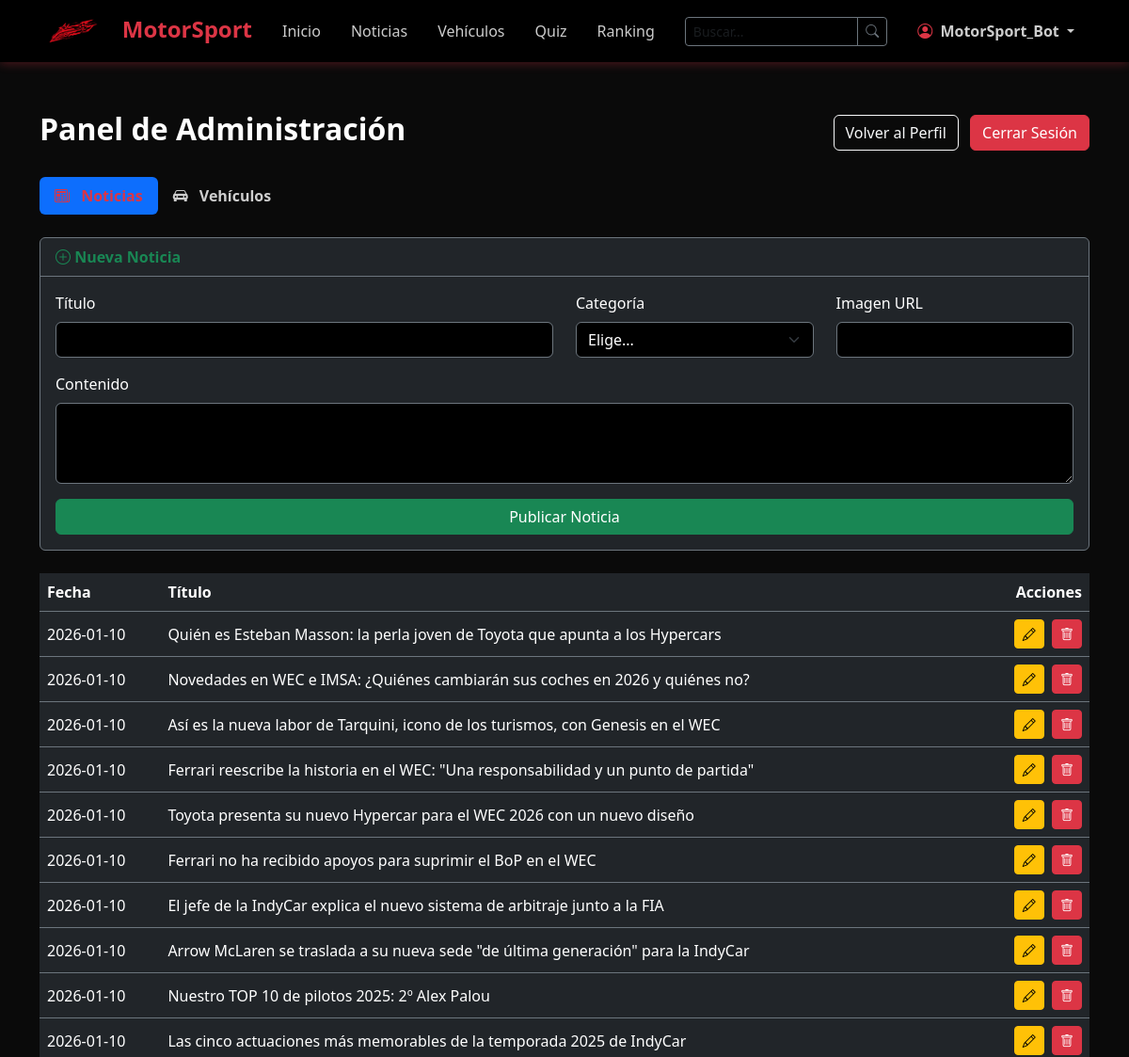
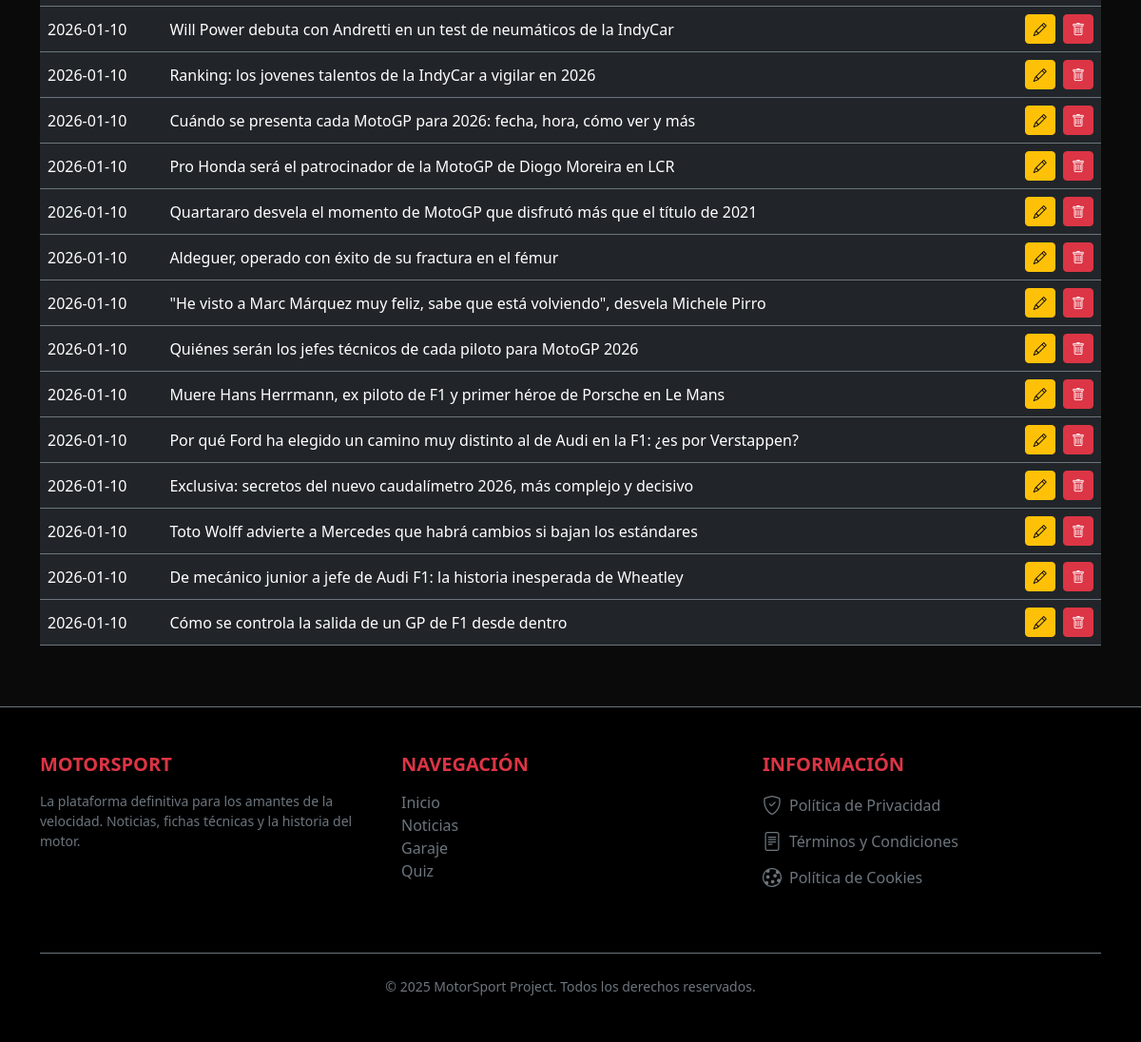
The page /admin (signed in) on the database its author committed (2 pictures, top to bottom).
### models.py (models this page shows, shortened)
class User(UserMixin, db.Model):
    __tablename__ = "users"
    id = db.Column(db.Integer, primary_key=True)
    username = db.Column(db.String(50), unique=True, nullable=False)
    email = db.Column(db.String(120), unique=True, nullable=False)
    password_hash = db.Column(db.String(255), nullable=False)
    role = db.Column(db.Enum("user", "editor", "admin"), default="user")
    settings = db.Column(db.JSON, nullable=True)
    score = db.Column(db.Integer, default=0)
    comments = db.relationship("Comment", backref="author_rel", lazy=True)

class Article(db.Model):
    __tablename__ = "articles"
    id = db.Column(db.Integer, primary_key=True)
    title = db.Column(db.String(255), nullable=False)
    content = db.Column(db.Text, nullable=False)
    image = db.Column(db.String(255))
    date = db.Column(db.DateTime, default=datetime.utcnow)
    author_id = db.Column(db.Integer, db.ForeignKey("users.id"))
    category_id = db.Column(db.Integer, db.ForeignKey("categories.id"))
    comments = db.relationship(
        "Comment", backref="article_rel", lazy=True, cascade="all, delete-orphan"
    )

### app.py (the view)
@app.route("/admin")
@login_required
def admin_panel():
    if current_user.role != "admin":
        flash("Acceso denegado.")
        return redirect(url_for("perfil"))
    noticias = Article.query.order_by(Article.date.desc()).all()
    categorias = Category.query.all()
    vehiculos = Vehicle.query.order_by(Vehicle.id.desc()).all()  # Nuevo
    return render_template(
        "admin.html", noticias=noticias, categorias=categorias, vehiculos=vehiculos
    )

### app.py (called while the page is built)
@login_manager.user_loader
def load_user(user_id):
    return User.query.get(int(user_id))

### templates/admin.html (shortened to what this page needs)
{% extends "base.html" %}
{% block content %}
<div class="container py-5">
    <div class="d-flex justify-content-between align-items-center mb-4">
        <h2 class="text-white fw-bold">Panel de Administración</h2>
        <div>
            <a href="{{ url_for('perfil') }}" class="btn btn-outline-light me-2">Volver al Perfil</a>
            <a href="{{ url_for('logout') }}" class="btn btn-danger">Cerrar Sesión</a>
        </div>
    </div>
    <ul class="nav nav-pills mb-4" id="pills-tab" role="tablist">
        <li class="nav-item" role="presentation">
            <button class="nav-link active fw-bold px-4" id="pills-noticias-tab" data-bs-toggle="pill"
                data-bs-target="#pills-noticias" type="button">
                <i class="bi bi-newspaper me-2"></i> Noticias
            </button>
        </li>
        <li class="nav-item" role="presentation">
            <button class="nav-link fw-bold px-4" id="pills-vehiculos-tab" data-bs-toggle="pill"
                data-bs-target="#pills-vehiculos" type="button">
                <i class="bi bi-car-front-fill me-2"></i> Vehículos
            </button>
        </li>
    </ul>
    <div class="tab-content" id="pills-tabContent">
        <div class="tab-pane fade show active" id="pills-noticias">
            <div class="card bg-dark text-white border-secondary mb-4">
                <div class="card-header border-secondary text-success fw-bold">
                    <i class="bi bi-plus-circle"></i> Nueva Noticia
                </div>
                <div class="card-body">
                    <form action="{{ url_for('crear_noticia') }}" method="POST">
                        <div class="row">
                            <div class="col-md-6 mb-3">
                                <label class="form-label">Título</label>
                                <input type="text" name="titulo"
                                    class="form-control bg-black text-white border-secondary" required>
                            </div>
                            <div class="col-md-3 mb-3">
                                <label class="form-label">Categoría</label>
                                <select name="categoria_id" class="form-select bg-black text-white border-secondary"
                                    required>
                                    <option value="" selected disabled>Elige...</option>
                                </select>
                            </div>
                            <div class="col-md-3 mb-3">
                                <label class="form-label">Imagen URL</label>
                                <input type="text" name="imagen"
                                    class="form-control bg-black text-white border-secondary">
                            </div>
                        </div>
                        <div class="mb-3">
                            <label class="form-label">Contenido</label>
                            <textarea name="contenido" rows="3"
                                class="form-control bg-black text-white border-secondary" required></textarea>
                        </div>
                        <button type="submit" class="btn btn-success w-100">Publicar Noticia</button>
                    </form>
                </div>
            </div>
            <div class="table-responsive">
                <table class="table table-dark table-hover border-secondary align-middle">
                    <thead>
                        <tr>
                            <th>Fecha</th>
                            <th>Título</th>
                            <th class="text-end">Acciones</th>
                        </tr>
                    </thead>
                    <tbody>
                        {% for noticia in noticias %}
                        <tr>
                            <td>{{ noticia.date.strftime('%Y-%m-%d') if noticia.date else '-' }}</td>
                            <td>{{ noticia.title }}</td>
                            <td class="text-end">
                                <a href="{{ url_for('editar_noticia', id=noticia.id) }}"
                                    class="btn btn-sm btn-warning me-1"><i class="bi bi-pencil"></i></a>
                                <a href="{{ url_for('borrar_noticia', id=noticia.id) }}" class="btn btn-sm btn-danger"
                                    onclick="return confirm('¿Borrar?');"><i class="bi bi-trash"></i></a>
                            </td>
                        </tr>
                        {% endfor %}
                    </tbody>
                </table>
            </div>
        </div>
    </div>
</div>
{% endblock %}

### templates/base.html (shortened to what this page needs)
<!DOCTYPE html>
<html lang="es">
<head>
    <link href="https://cdn.jsdelivr.net/npm/bootstrap@5.3.2/dist/css/bootstrap.min.css" rel="stylesheet">
    <link rel="stylesheet" href="https://cdn.jsdelivr.net/npm/bootstrap-icons@1.11.1/font/bootstrap-icons.css">
</head>
<body>
    <nav class="navbar navbar-expand-lg navbar-dark fixed-top">
        <div class="container">
            <a class="navbar-brand" href="{{ url_for('home') }}">
                <img src="{{ url_for('static', filename='images/logo.png') }}" alt="MotorSport"
                    style="height:40px; margin-right:10px;">
                <span>MotorSport</span>
            </a>
            <div class="collapse navbar-collapse" id="navbarNav">
                <ul class="navbar-nav mx-auto align-items-center">
                    <li class="nav-item">
                        <a class="nav-link {% if request.endpoint == 'home' %}active{% endif %}"
                            href="{{ url_for('home') }}">Inicio</a>
                    </li>
                    <li class="nav-item">
                        <a class="nav-link {% if request.endpoint == 'noticias' %}active{% endif %}"
                            href="{{ url_for('noticias') }}">Noticias</a>
                    </li>
                    <li class="nav-item">
                        <a class="nav-link {% if request.endpoint == 'vehiculos' %}active{% endif %}"
                            href="{{ url_for('vehiculos') }}">Vehículos</a>
                    </li>
                    <li class="nav-item">
                        <a class="nav-link {% if request.endpoint == 'quiz' %}active{% endif %}"
                            href="{{ url_for('quiz') }}">Quiz</a>
                    </li>
                    <li class="nav-item">
                        <a class="nav-link {% if request.endpoint == 'ranking' %}active{% endif %}"
                            href="{{ url_for('ranking') }}">Ranking</a>
                    </li>
                </ul>
                <form class="d-flex mx-3" action="{{ url_for('buscar') }}" method="GET">
                    <div class="input-group">
                        <input class="form-control form-control-sm bg-black text-white border-secondary" type="search"
                            name="q" placeholder="Buscar..." aria-label="Search">
                        <button class="btn btn-sm btn-outline-secondary" type="submit">
                            <i class="bi bi-search"></i>
                        </button>
                    </div>
                </form>
                <ul class="navbar-nav align-items-center">
                    {% if current_user.is_authenticated %}
                    <li class="nav-item dropdown">
                        <a class="nav-link dropdown-toggle btn btn-outline-dark border-0 text-white" href="#"
                            role="button" data-bs-toggle="dropdown">
                            <i class="bi bi-person-circle text-danger"></i>
                            <span class="fw-bold ms-1">{{ current_user.username }}</span>
                        </a>
                    </li>
                    {% else %}
                    <li class="nav-item">
                        <a class="btn btn-danger btn-sm px-4 rounded-pill fw-bold" href="{{ url_for('login') }}">
                            Acceder
                        </a>
                    </li>
                    {% endif %}
                </ul>
            </div>
        </div>
    </nav>
    <div style="padding-top: 70px; flex: 1;">
        {% block content %}{% endblock %}
    </div>
    <footer class="bg-black text-white border-top border-secondary mt-auto py-5">
        <div class="container">
            <div class="row gy-4">
                <div class="col-lg-4 col-md-6">
                    <h5 class="text-danger fw-bold text-uppercase mb-3">MotorSport</h5>
                    <p class="small text-secondary">
                        La plataforma definitiva para los amantes de la velocidad.
                        Noticias, fichas técnicas y la historia del motor.
                    </p>
                </div>
                <div class="col-lg-4 col-md-6">
                    <h5 class="text-danger fw-bold text-uppercase mb-3">Navegación</h5>
                    <ul class="list-unstyled text-secondary">
                        <li><a href="{{ url_for('home') }}"
                                class="text-decoration-none text-secondary hover-white">Inicio</a></li>
                        <li><a href="{{ url_for('noticias') }}"
                                class="text-decoration-none text-secondary hover-white">Noticias</a></li>
                        <li><a href="{{ url_for('vehiculos') }}"
                                class="text-decoration-none text-secondary hover-white">Garaje</a></li>
                        <li><a href="{{ url_for('quiz') }}"
                                class="text-decoration-none text-secondary hover-white">Quiz</a></li>
                    </ul>
                </div>
                <div class="col-lg-4 col-md-12">
                    <h5 class="text-danger fw-bold text-uppercase mb-3">INFORMACIÓN</h5>
                    <ul class="list-unstyled">
                        <li class="mb-2">
                            <a href="{{ url_for('privacidad') }}"
                                class="text-decoration-none text-secondary d-flex align-items-center gap-2 hover-white">
                                <i class="bi bi-shield-check fs-5"></i> Política de Privacidad
                            </a>
                        </li>
                        <li class="mb-2">
                            <a href="{{ url_for('terminos') }}"
                                class="text-decoration-none text-secondary d-flex align-items-center gap-2 hover-white">
                                <i class="bi bi-file-text fs-5"></i> Términos y Condiciones
                            </a>
                        </li>
                        <li class="mb-2">
                            <a href="{{ url_for('cookies') }}"
                                class="text-decoration-none text-secondary d-flex align-items-center gap-2 hover-white">
                                <i class="bi bi-cookie fs-5"></i> Política de Cookies
                            </a>
                        </li>
                    </ul>
                </div>
            </div>
            <div class="text-center text-secondary small mt-5 border-top border-secondary pt-4">
                &copy; 2025 MotorSport Project. Todos los derechos reservados.
            </div>
        </div>
    </footer>
</body>
</html>

### templates/base.html (style rules this page uses)
:root { --primary-color: #dc3545; --secondary-color: #212529; --accent-color: #ffc107; }
body { font-family: 'Segoe UI', Tahoma, Geneva, Verdana, sans-serif; background-color: #0a0a0a; color: #ffffff; min-height: 100vh; display: flex; flex-direction: column; }
.navbar { background-color: rgba(0, 0, 0, 0.95) !important; backdrop-filter: blur(10px); box-shadow: 0 2px 10px rgba(220, 53, 69, 0.3); }
.navbar-brand { font-weight: bold; font-size: 1.5rem; color: var(--primary-color) !important; }
.nav-link { color: rgba(255, 255, 255, 0.8) !important; transition: color 0.3s; padding-left: 1rem !important; padding-right: 1rem !important; }
.nav-link:hover, .nav-link.active { color: var(--primary-color) !important; }
footer { background-color: #050505; border-top: 1px solid #333; margin-top: auto; padding-top: 60px; }

### rows shown on the page
User: username "MotorSport_Bot"
Article: date "2026-01-10", title "Quién es Esteban Masson: la perla joven de Toyota que apunta a los Hypercars"
Article: date "2026-01-10", title "Novedades en WEC e IMSA: ¿Quiénes cambiarán sus coches en 2026 y quiénes no?"
Article: date "2026-01-10", title "Así es la nueva labor de Tarquini, icono de los turismos, con Genesis en el WEC"
Article: date "2026-01-10", title "Ferrari reescribe la historia en el WEC: \"Una responsabilidad y un punto de partida\""
Article: date "2026-01-10", title "Toyota presenta su nuevo Hypercar para el WEC 2026 con un nuevo diseño"
Article: date "2026-01-10", title "Ferrari no ha recibido apoyos para suprimir el BoP en el WEC"
Article: date "2026-01-10", title "El jefe de la IndyCar explica el nuevo sistema de arbitraje junto a la FIA"
Article: date "2026-01-10", title "Arrow McLaren se traslada a su nueva sede \"de última generación\" para la IndyCar"
Article: date "2026-01-10", title "Nuestro TOP 10 de pilotos 2025: 2º Alex Palou"
Article: date "2026-01-10", title "Las cinco actuaciones más memorables de la temporada 2025 de IndyCar"
Article: date "2026-01-10", title "Will Power debuta con Andretti en un test de neumáticos de la IndyCar"
Article: date "2026-01-10", title "Ranking: los jovenes talentos de la IndyCar a vigilar en 2026"
Article: date "2026-01-10", title "Cuándo se presenta cada MotoGP para 2026: fecha, hora, cómo ver y más"
Article: date "2026-01-10", title "Pro Honda será el patrocinador de la MotoGP de Diogo Moreira en LCR"
Article: date "2026-01-10", title "Quartararo desvela el momento de MotoGP que disfrutó más que el título de 2021"
Article: date "2026-01-10", title "Aldeguer, operado con éxito de su fractura en el fémur"
Article: date "2026-01-10", title "\"He visto a Marc Márquez muy feliz, sabe que está volviendo\", desvela Michele Pirro"
Article: date "2026-01-10", title "Quiénes serán los jefes técnicos de cada piloto para MotoGP 2026"
Article: date "2026-01-10", title "Muere Hans Herrmann, ex piloto de F1 y primer héroe de Porsche en Le Mans"
Article: date "2026-01-10", title "Por qué Ford ha elegido un camino muy distinto al de Audi en la F1: ¿es por Verstappen?"
Article: date "2026-01-10", title "Exclusiva: secretos del nuevo caudalímetro 2026, más complejo y decisivo"
Article: date "2026-01-10", title "Toto Wolff advierte a Mercedes que habrá cambios si bajan los estándares"
Article: date "2026-01-10", title "De mecánico junior a jefe de Audi F1: la historia inesperada de Wheatley"
Article: date "2026-01-10", title "Cómo se controla la salida de un GP de F1 desde dentro"
